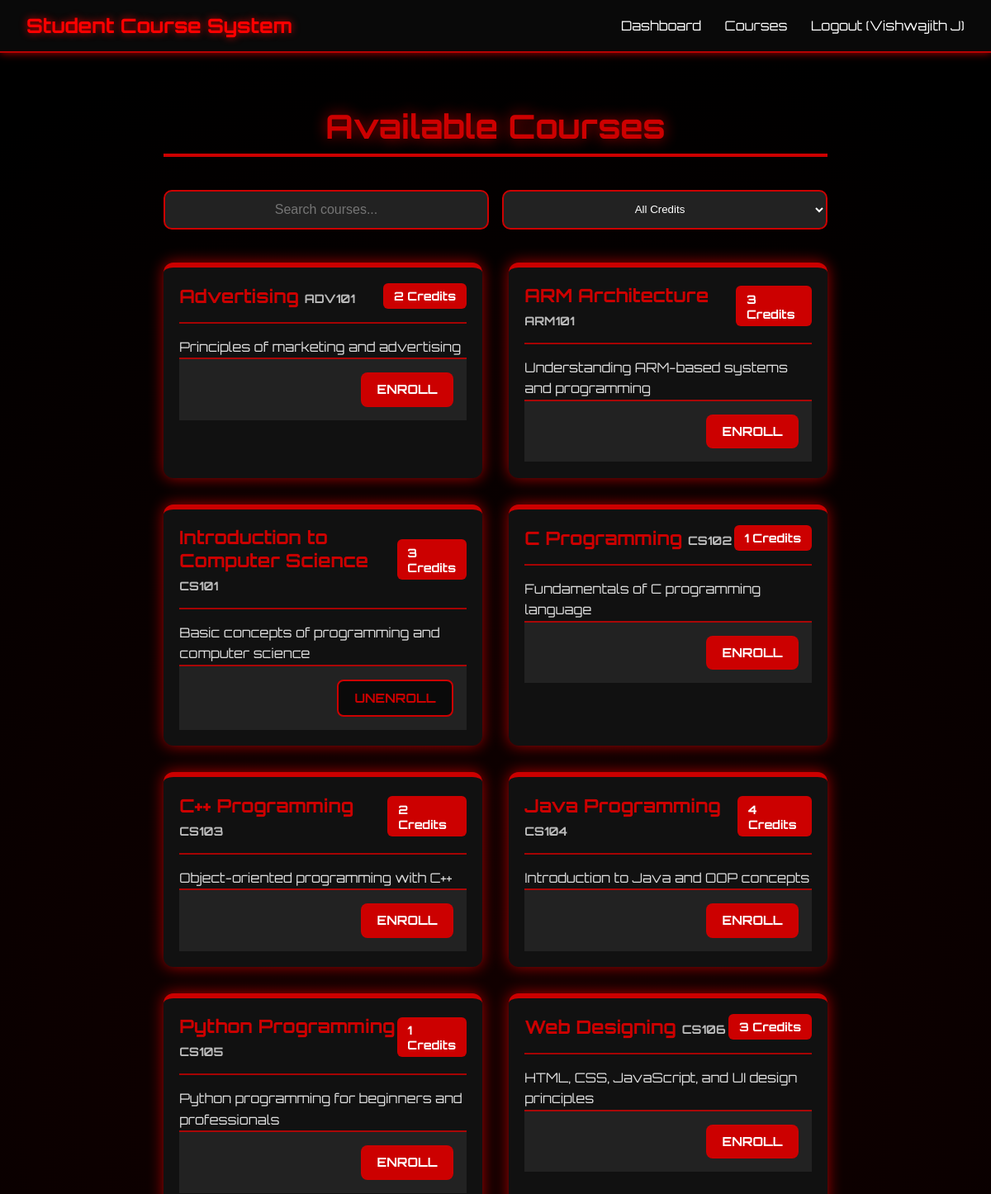
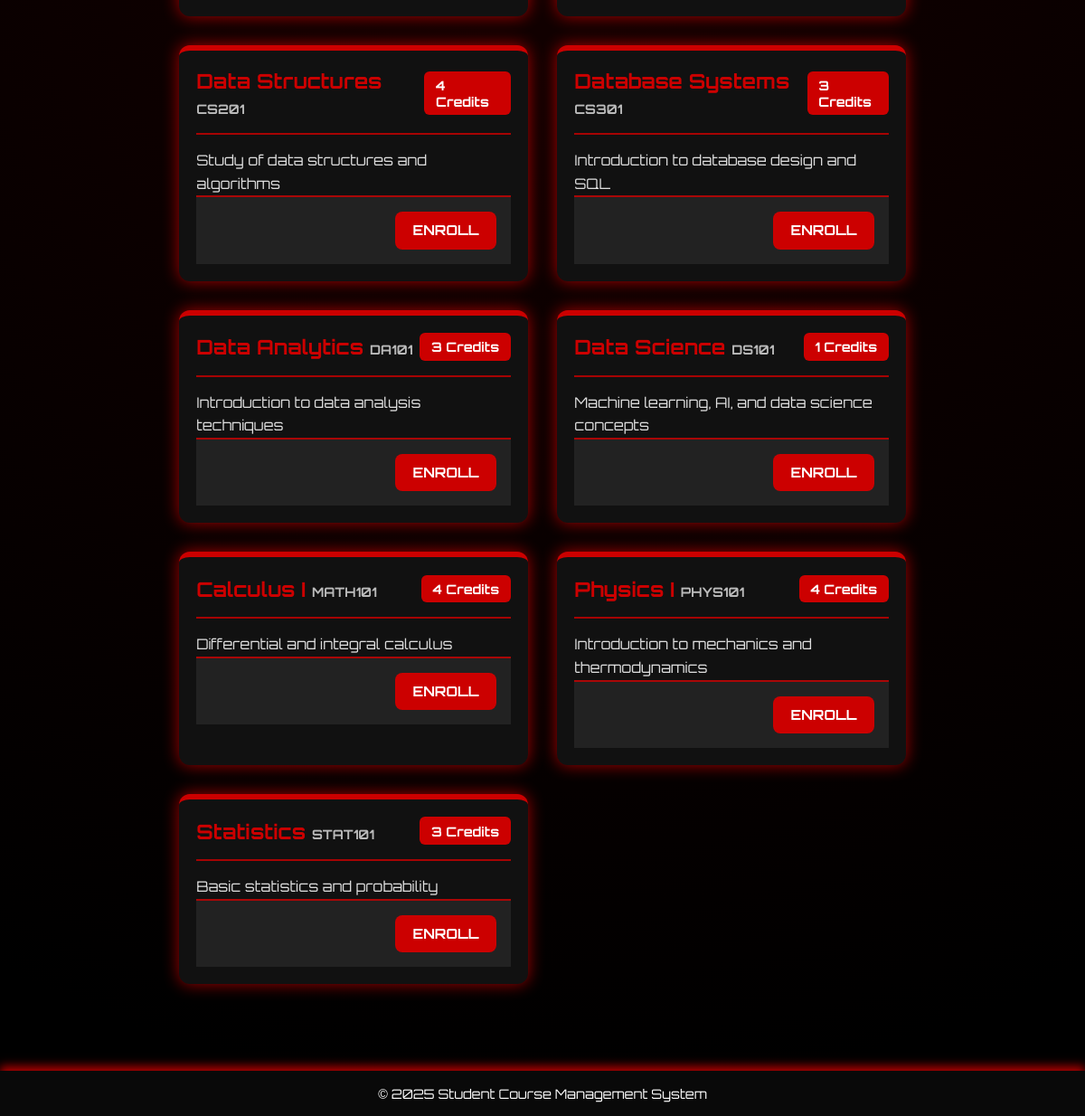
/courses (signed in), run on the app's committed database (2 pictures, top to bottom).
### tables this page shows
CREATE TABLE courses (
        id INTEGER PRIMARY KEY AUTOINCREMENT,
        code TEXT NOT NULL UNIQUE,
        title TEXT NOT NULL,
        description TEXT,
        credits INTEGER DEFAULT 3,
        created_at TIMESTAMP DEFAULT CURRENT_TIMESTAMP
    );

### app.py (the view)
@app.route('/courses')
@login_required
def courses():
    course_model = Course()
    enrollment_model = Enrollment()
    all_courses = course_model.get_all_courses()
    print("DEBUG: Courses fetched from DB:", all_courses)
    enrolled_courses = enrollment_model.get_enrolled_course_ids(session['user_id'])
    return render_template('courses.html',
                          courses=all_courses,
                          enrolled_courses=enrolled_courses,
                          is_admin=(session.get('user_role') == 'admin'))

### app.py (called while the page is built)
def login_required(f):
    @wraps(f)
    def decorated_function(*args, **kwargs):
        if 'user_id' not in session:
            flash('Please login first', 'danger')
            return redirect(url_for('login'))
        return f(*args, **kwargs)
    return decorated_function

### models.py (called while the page is built)
    def connect(self):
        try:
            self.connection = sqlite3.connect(DB_FILE)
            self.connection.row_factory = sqlite3.Row
        except Error as e:
            print(f"Error connecting to SQLite database: {e}")

    def execute_query(self, query, params=None):
        try:
            if not self.connection:
                self.connect()
            cursor = self.connection.cursor()
            cursor.execute(query, params or ())
            self.connection.commit()
            return cursor
        except Error as e:
            print(f"Error executing query: {e}")
            return None

    def fetch_all(self, query, params=None):
        cursor = self.execute_query(query, params)
        results = []
        if cursor:
            try:
                results = [dict(row) for row in cursor.fetchall()]
            finally:
                cursor.close()
        return results

    def get_all_courses(self):
        query = "SELECT * FROM courses ORDER BY code"
        return self.fetch_all(query)

    def get_enrolled_course_ids(self, user_id):
        query = "SELECT course_id FROM enrollments WHERE user_id = ?"
        results = self.fetch_all(query, (user_id,))
        return [result['course_id'] for result in results]

### templates/courses.html (shortened to what this page needs)
{% extends "base.html" %}
{% block styles %}
<link rel="stylesheet" href="{{ url_for('static', filename='css/courses.css') }}">
{% endblock %}
{% block content %}
<div class="courses-container">
    <h1 class="page-title">Available Courses</h1>
    <div class="course-filter">
        <input type="text" id="course-search" placeholder="Search courses...">
        <select id="credits-filter">
            <option value="">All Credits</option>
        </select>
    </div>
    <div class="course-list">
        {% if courses %}
            {% for course in courses %}
                <div class="course-item" data-credits="{{ course.credits }}">
                    <div class="course-header">
                        <h3>{{ course.title }} <span class="course-code">{{ course.code }}</span></h3>
                        <span class="course-credits">{{ course.credits }} Credits</span>
                    </div>
                    <p class="course-description">{{ course.description }}</p>
                    <div class="course-footer">
                        {% if is_admin %}
                            <div class="admin-actions">
                                <button class="btn-edit" data-course-id="{{ course.id }}"
                                        data-course-code="{{ course.code }}"
                                        data-course-title="{{ course.title }}"
                                        data-course-description="{{ course.description }}"
                                        data-course-credits="{{ course.credits }}">
                                    Edit
                                </button>
                                <a href="{{ url_for('delete_course', course_id=course.id) }}"
                                   class="btn-delete"
                                   onclick="return confirm('Are you sure you want to delete this course?')">
                                    Delete
                                </a>
                            </div>
                        {% else %}
                            {% if course.id in enrolled_courses %}
                                <a href="{{ url_for('unenroll', course_id=course.id) }}" class="btn-unenroll">Unenroll</a>
                            {% else %}
                                <a href="{{ url_for('enroll', course_id=course.id) }}" class="btn-enroll">Enroll</a>
                            {% endif %}
                        {% endif %}
                    </div>
                </div>
            {% endfor %}
        {% else %}
            <div class="empty-state">
                <p>No courses available.</p>
            </div>
        {% endif %}
    </div>
</div>
{% endblock %}

### static/css/base.css (style rules this page uses)
* { margin: 0; padding: 0; box-sizing: border-box; }
body { background: radial-gradient(circle at center, #110000 10%, #000 90%); color: white; font-family: 'Orbitron', sans-serif; }

### static/css/courses.css (style rules this page uses)
:root { --rich-red: #cc0000; --red-glow: rgba(204, 0, 0, 0.8); --dark-bg: #0a0a0a; --dark-card: #111; --text-light: #ffffff; --shadow-glow: 0px 0px 18px var(--red-glow); --transition: 0.3s ease-in-out; }
.courses-container { max-width: 1200px; margin: 0 auto; padding: 2rem 1rem; }
.courses-container h1 { color: var(--rich-red); margin-bottom: 2.5rem; padding-bottom: 0.5rem; border-bottom: 4px solid var(--rich-red); text-shadow: var(--shadow-glow); font-size: 2.5rem; text-align: center; }
input[type="text"], input[type="number"], textarea { width: 100%; padding: 0.8rem; background: #222; color: var(--text-light); border: 2px solid var(--rich-red); border-radius: 8px; font-size: 1rem; transition: var(--transition); }
.course-filter { display: flex; gap: 1rem; justify-content: center; margin-bottom: 2.5rem; }
#course-search, #credits-filter { flex: 1; background: #222; color: var(--text-light); border: 2px solid var(--rich-red); padding: 0.8rem; border-radius: 10px; text-align: center; }
.course-list { display: grid; grid-template-columns: repeat(auto-fill, minmax(320px, 1fr)); gap: 2rem; }
.course-item { background: var(--dark-card); border-radius: 12px; box-shadow: var(--shadow-glow); overflow: hidden; transition: var(--transition); padding: 1.2rem; border-top: 6px solid var(--rich-red); }
.course-header { padding-bottom: 1rem; display: flex; justify-content: space-between; align-items: center; color: var(--text-light); border-bottom: 2px solid var(--red-glow); }
.course-header h3 { margin: 0; font-size: 1.4rem; font-weight: bold; color: var(--rich-red); }
.course-code { font-size: 0.9rem; color: #bbb; }
.course-credits { background: var(--rich-red); color: var(--text-light); padding: 0.4rem 0.8rem; border-radius: 6px; font-size: 0.9rem; font-weight: bold; }
.course-description { padding-top: 1rem; color: #ddd; line-height: 1.6; }
.course-footer { padding: 1rem; background: #222; display: flex; justify-content: flex-end; border-top: 2px solid var(--red-glow); }
.btn-enroll, .btn-unenroll, .btn-edit, .btn-delete { padding: 0.7rem 1.2rem; border-radius: 8px; font-weight: 700; text-decoration: none; transition: var(--transition); font-size: 0.95rem; text-transform: uppercase; }
.btn-enroll { background: var(--rich-red); color: var(--text-light); }
.btn-unenroll { background: var(--dark-bg); color: var(--rich-red); border: 2px solid var(--rich-red); }

### data on the page
courses: title "Advertising", code "ADV101", credits "2", description "Principles of marketing and advertising"
courses: title "ARM Architecture", code "ARM101", credits "3", description "Understanding ARM-based systems and programming"
courses: title "Introduction to Computer Science", code "CS101", credits "3", description "Basic concepts of programming and computer science"
courses: title "C Programming", code "CS102", credits "1", description "Fundamentals of C programming language"
courses: title "C++ Programming", code "CS103", credits "2", description "Object-oriented programming with C++"
courses: title "Java Programming", code "CS104", credits "4", description "Introduction to Java and OOP concepts"
courses: title "Python Programming", code "CS105", credits "1", description "Python programming for beginners and professionals"
courses: title "Web Designing", code "CS106", credits "3", description "HTML, CSS, JavaScript, and UI design principles"
courses: title "Data Structures", code "CS201", credits "4", description "Study of data structures and algorithms"
courses: title "Database Systems", code "CS301", credits "3", description "Introduction to database design and SQL"
courses: title "Data Analytics", code "DA101", credits "3", description "Introduction to data analysis techniques"
courses: title "Data Science", code "DS101", credits "1", description "Machine learning, AI, and data science concepts"
courses: title "Calculus I", code "MATH101", credits "4", description "Differential and integral calculus"
courses: title "Physics I", code "PHYS101", credits "4", description "Introduction to mechanics and thermodynamics"
courses: title "Statistics", code "STAT101", credits "3", description "Basic statistics and probability"

### other printed values
{{ session.user_name }} "Vishwajith J"
